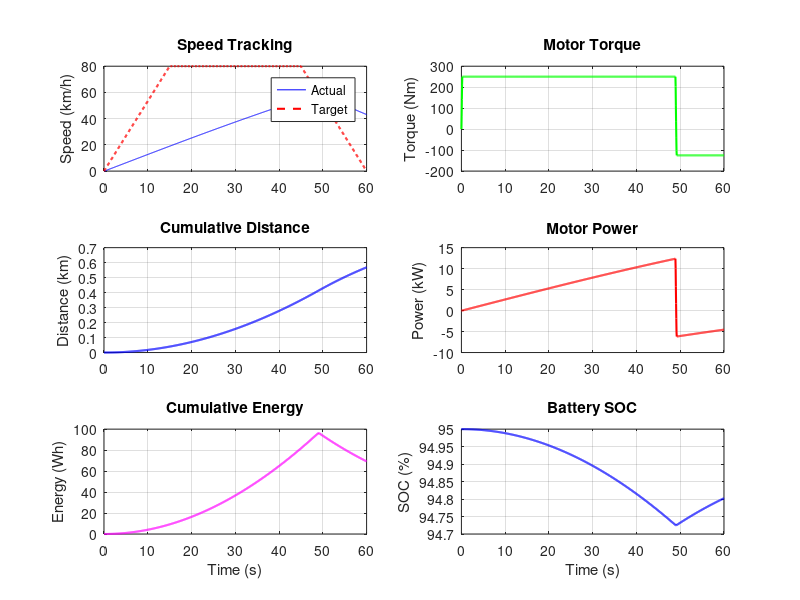

Reproduce this figure in MATLAB.
%% 简单电动汽车动力学仿真
% 功能：完整 EV 模型——电机 + 电池 + 能耗 + SOC + 续航
% 兼容版本：MATLAB R2016b

clc; close all;

%% 参数集中声明
params.m = 1600;              % 整车质量 [kg]
params.Cd = 0.28;             % 风阻系数
params.Af = 2.1;              % 迎风面积 [m^2]
params.rho = 1.225;           % 空气密度 [kg/m^3]
params.f = 0.012;             % 滚动阻力系数
params.g = 9.81;              % 重力加速度 [m/s^2]
params.rw = 0.33;             % 车轮半径 [m]
params.T_max = 250;           % 电机最大转矩 [Nm]
params.n_base = 3800;         % 电机基速 [rpm]
params.eta_motor = 0.90;      % 电机驱动效率
params.eta_regen = 0.60;      % 回馈制动效率
params.V_bat = 350;           % 电池电压 [V]
params.Q_bat = 100;           % 电池容量 [Ah]
params.SOC_init = 0.95;       % 初始SOC

%% 工况定义
dt = 0.05;                    % 仿真步长 [s]
T = 60;                       % 仿真时长 [s]
t = 0:dt:T;                   % 时间向量
n = length(t);
V_CRUISE = 80/3.6;            % 巡航车速 [m/s]
T_ACCEL = 15;                 % 加速时间 [s]
T_CRUISE = 45;                % 巡航时间 [s]

% 目标车速曲线：加速 -> 巡航 -> 减速
v_target = V_CRUISE*min(t/T_ACCEL,1).*(t<=T_CRUISE) ...
         + V_CRUISE*max(1-(t-T_CRUISE)/T_ACCEL,0).*(t>T_CRUISE);

%% 状态变量初始化
v = zeros(1,n); s = zeros(1,n); T_m = zeros(1,n);
P_m = zeros(1,n); E_cons = zeros(1,n); SOC = params.SOC_init*ones(1,n);

%% 仿真主循环
for i = 2:n
    % 加速度限制
    a_req = max(-3, min(3, 2.0*(v_target(i-1)-v(i-1))));

    % 行驶阻力
    Fr = 0.5*params.rho*params.Cd*params.Af*v(i-1)^2 + params.f*params.m*params.g;

    % 电机转矩（恒转矩区 + 恒功率区）
    mrpm = v(i-1)*60/(2*pi*params.rw);
    Ta = params.T_max * min(1, params.n_base/max(mrpm,1));

    % 实际驱动转矩
    Tw = max(-Ta*0.5, min(Ta, (params.m*a_req+Fr)*params.rw));
    T_m(i) = Tw;

    % 车速更新（前向欧拉法）
    v(i) = max(0, v(i-1) + (Tw/params.rw - Fr)/params.m*dt);

    % 行驶距离
    s(i) = s(i-1) + v(i)*dt;

    % 电机功率
    P_m(i) = Tw*(mrpm*2*pi/60);

    % 电池功率（区分驱动和回馈）
    Pb = P_m(i) / (params.eta_motor*(P_m(i)>=0) + params.eta_regen*(P_m(i)<0));
    E_cons(i) = E_cons(i-1) + Pb*dt/3600;
    SOC(i) = SOC(i-1) - Pb*dt/(params.V_bat*params.Q_bat*3600);
end

%% 绘图
figure('Position', [100 100 900 650]);

subplot(3,2,1);
plot(t, v*3.6, 'b-', t, v_target*3.6, 'r--', 'LineWidth', 1.5);
ylabel('Speed (km/h)'); grid on; legend('Actual', 'Target'); title('Speed Tracking');

subplot(3,2,2);
plot(t, T_m, 'g-', 'LineWidth', 1.5);
ylabel('Torque (Nm)'); grid on; title('Motor Torque');

subplot(3,2,3);
plot(t, s/1000, 'b-', 'LineWidth', 1.5);
ylabel('Distance (km)'); grid on; title('Cumulative Distance');

subplot(3,2,4);
plot(t, P_m/1000, 'r-', 'LineWidth', 1.5);
ylabel('Power (kW)'); grid on; title('Motor Power');

subplot(3,2,5);
plot(t, E_cons, 'm-', 'LineWidth', 1.5);
xlabel('Time (s)'); ylabel('Energy (Wh)'); grid on; title('Cumulative Energy');

subplot(3,2,6);
plot(t, SOC*100, 'b-', 'LineWidth', 1.5);
xlabel('Time (s)'); ylabel('SOC (%)'); grid on; title('Battery SOC');

%% 输出结果
fprintf('===== Simple EV Dynamics =====\n');
fprintf('Max speed: %.1f km/h\n', max(v)*3.6);
fprintf('Distance: %.2f km\n', s(end)/1000);
fprintf('Energy: %.1f kWh/100km\n', E_cons(end)/(s(end)/1000)/10);
fprintf('SOC remaining: %.1f%%\n', SOC(end)*100);
fprintf('Range: %.0f km\n', s(end)*params.SOC_init/(params.SOC_init-SOC(end)+0.001));
